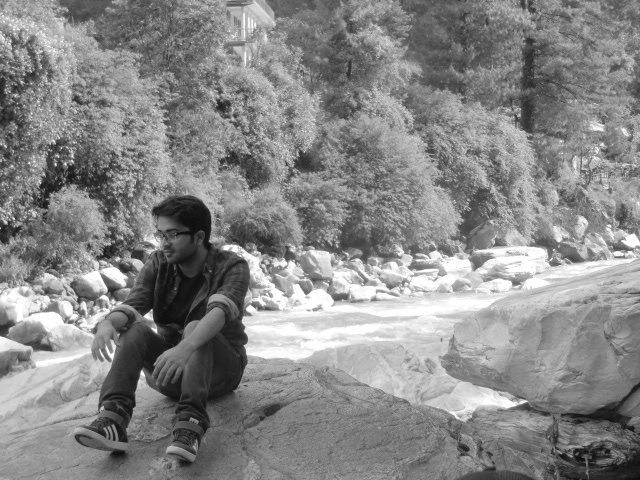
#> input picture im.JPG, 640 x 480 px, found by its file name
$ python '4. ImageOperations.py'   (Python 2 division)
#> lines starting #> are read from the running program, lines starting #| are printed output that depends on the picture; after the words box and inside, x2 and y2 are one past the last pixel; in counts of white or black regions, pixels touching at a corner belong together
import numpy as np
import cv2

img = cv2.imread("im.jpg", cv2.IMREAD_COLOR)
#> img is the input picture: shape (480, 640, 3); min 11, max 255, mean 135.7

#we can just print the pixel BGR values and change them to different values
px = img[55,55]
#> px = [194, 194, 194]
print px
#| [194 194 194]
img[55,55] = [255,255,255]
#> img: shape (480, 640, 3); under 0.01% of pixels changed, all inside (x1, y1, x2, y2) = (55, 55, 56, 56)
print img[55,55]
#| [255 255 255]

#similarly we can change a range of values to a specific values
img[100:150, 100:150] = [255,255,255]
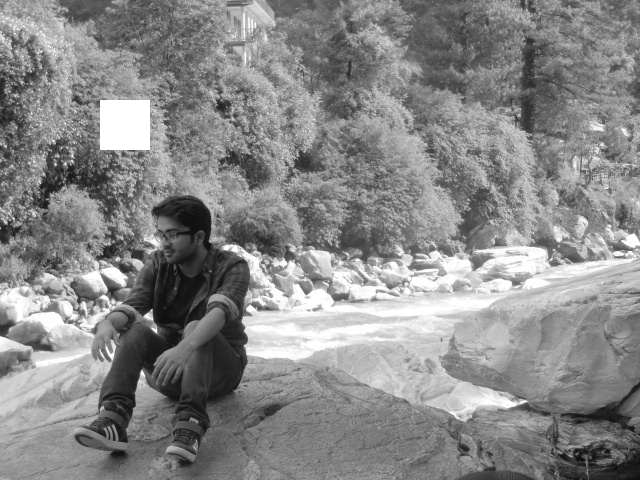
#> img: shape (480, 640, 3); min 11, max 255, mean 136.5

#similarly we can cut an sub-image from image and then paste it somewhere else
remove = img[37:111, 107:194]
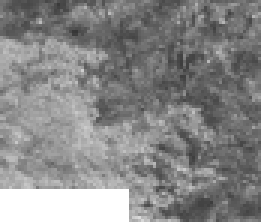
#> remove: shape (74, 87, 3) (shown 3 times larger); min 54, max 255, mean 134.9
img[0:74, 0:87] = remove
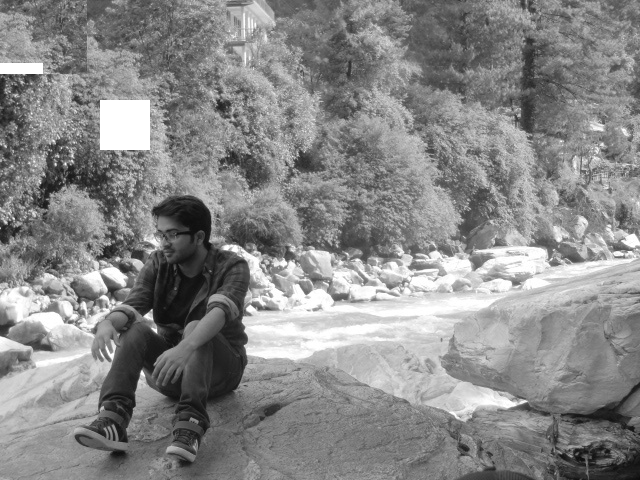
#> img: shape (480, 640, 3); 2.09% of pixels changed, all inside (x1, y1, x2, y2) = (0, 0, 87, 74)

#this is just to display the image
cv2.imshow('Image', img)
cv2.waitKey(0)
cv2.destroyAllWindows()
